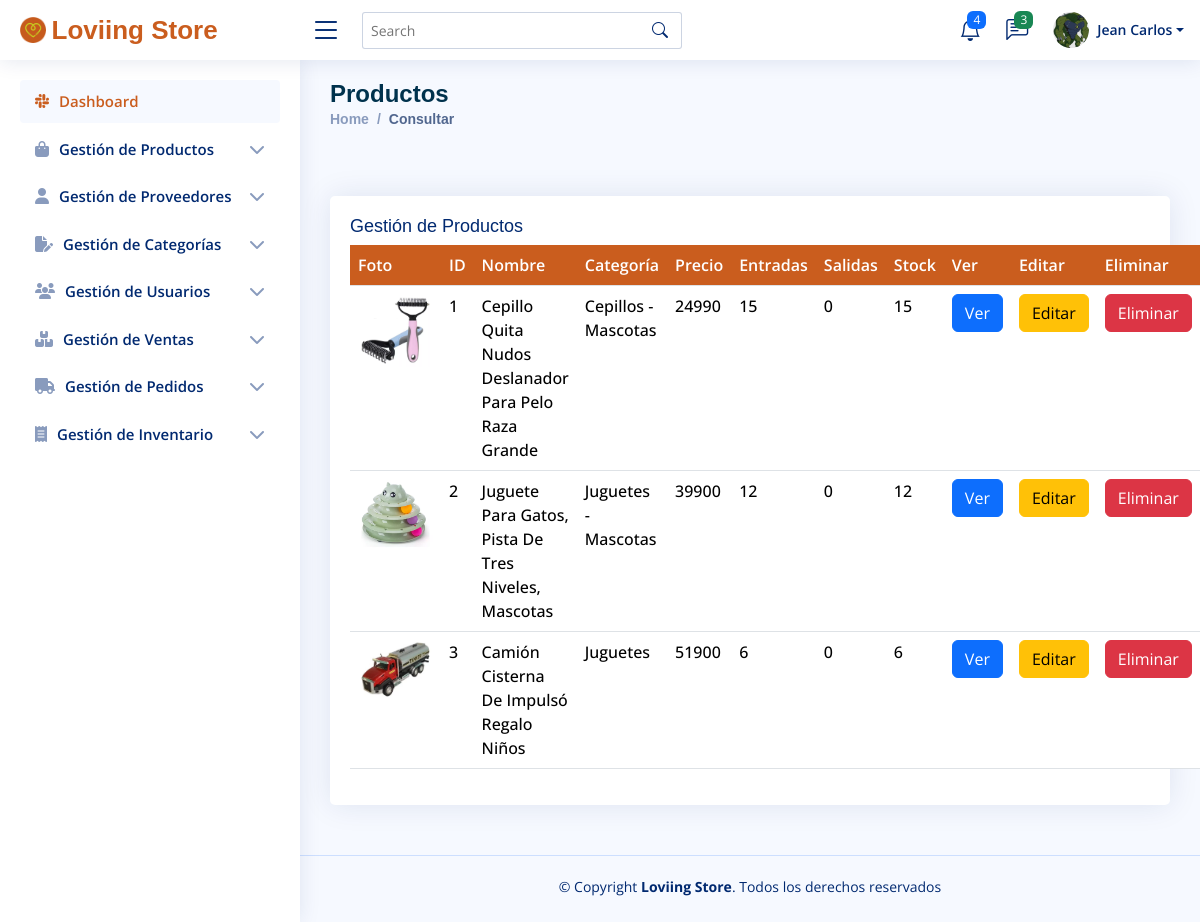
The page /Views/Administrador/consultarProductos.php (signed in) on the database its author committed.
### tables this page shows
CREATE TABLE `tbl_usuarios` (
  `id_usuario` int(11) NOT NULL,
  `nombre_usuario` varchar(100) DEFAULT NULL,
  `genero` varchar(50) DEFAULT NULL,
  `fecha_nacimiento` date DEFAULT NULL,
  `tipo_documento` varchar(50) DEFAULT NULL,
  `num_documento` varchar(50) DEFAULT NULL,
  `email_usuario` varchar(50) DEFAULT NULL,
  `clave_usuario` varchar(250) DEFAULT NULL,
  `rol_usuario` varchar(50) DEFAULT NULL,
  `estado_usuario` varchar(10) DEFAULT NULL,
  `foto_usuario` varchar(255) DEFAULT NULL,
  `fecha_creacion` date DEFAULT NULL
);

CREATE TABLE `tbl_productos` (
  `id_producto` int(11) NOT NULL,
  `cod_categoria` int(11) DEFAULT NULL,
  `nombre_producto` varchar(150) DEFAULT NULL,
  `descripcion_producto` varchar(250) DEFAULT NULL,
  `precio_producto` float NOT NULL,
  `foto1_producto` varchar(200) NOT NULL,
  `foto2_producto` varchar(255) NOT NULL,
  `foto3_producto` varchar(255) NOT NULL,
  `stock` int(11) NOT NULL
);

CREATE TABLE `tbl_categorias` (
  `id_categoria` int(11) NOT NULL,
  `nombre_categoria` varchar(100) DEFAULT NULL,
  `icono` varchar(255) NOT NULL
);

CREATE TABLE `tbl_inventario` (
  `id_inv` int(11) NOT NULL,
  `cod_producto` int(11) DEFAULT NULL,
  `entradas` int(11) DEFAULT NULL,
  `salidas` int(11) DEFAULT NULL,
  `stock` int(11) DEFAULT NULL,
  `fecha` date DEFAULT NULL
);

### Models/consultasAdmin.php (called while the page is built, shortened)
<?php
class ConsultasAdmin
{
    public function consultarUser($idUser)
    {
        $sql = "SELECT * FROM tbl_usuarios WHERE id_usuario = :idUser";
        $objConexionBd = new ConexionBd();
        $conexion = $objConexionBd->getConexion();
        $result = $conexion->prepare($sql);
        $result->bindParam(":idUser", $idUser);
        $result->execute();
        $f = $result->fetch();
        return $f;
    }
    public function consultarProductos()
    {
        $sql = "SELECT *, nombre_categoria, precio_producto, entradas, salidas, tbl_inventario.stock AS stock
        FROM tbl_productos
        INNER JOIN tbl_categorias ON tbl_productos.cod_categoria = tbl_categorias.id_categoria
        INNER JOIN tbl_inventario ON tbl_productos.id_producto = tbl_inventario.cod_producto;
";
        $objConexionBd = new ConexionBd();
        $conexion = $objConexionBd->getConexion();
        $result = $conexion->prepare($sql);
        $result->execute();
        if ($result->rowCount() == 1) {
            return $result->fetch();
        } else {
            return $result->fetchAll();
        }
    }
}

### Controllers/Administrador/tablaProductos.php (the view)
<?php
require_once ('../../Models/consultasAdmin.php');
function tablaProductos()
{
    $objConsultasAdmin = new ConsultasAdmin();
    $tabla = $objConsultasAdmin->consultarProductos();
    if (!isset($tabla)) {
        echo '
        <h2>No hay productos registrados</h2>
        ';
    } else {
        foreach ($tabla as $f) {
            echo '
            <tr>
                <td><img src="../../Uploads/Productos/' . $f["foto1_producto"] . '" width="75px"></td>
                <td>' . $f["id_producto"] . '</td>
                <td>' . $f["nombre_producto"] . '</td>
                <td>' . $f["nombre_categoria"] . '</td>
                <td>' . $f["precio_producto"] . '</td>
                <td>' . $f["entradas"] . '</td>
                <td>' . $f["salidas"] . '</td>
                <td>' . $f["stock"] . '</td>
                <td><a href="" class="btn btn-primary">Ver</a></td>
                <td><a href="editarProducto.php?idProd=' . $f["id_producto"] . '" class="btn btn-warning">Editar</a></td>
                <td><a href="../../Controllers/Administrador/eliminarProducto.php?idProd=' . $f["id_producto"] . '" class="btn btn-danger">Eliminar</a></td>
            </tr>
            ';
        }
    }
}

### Controllers/Administrador/mostrarInfoUser.php (shortened to what this page needs)
<?php
require_once('../../Models/consultasAdmin.php');
function cargarHeaderAdmin()
{
  echo '
  <header id="header" class="header fixed-top d-flex align-items-center">
    <div class="d-flex align-items-center justify-content-between">
      <a href="home.php" class="logo d-flex align-items-center">
        <img src="../Dashboard/assets/img/favicon.png" alt="">
        <span class="d-none d-lg-block logo_ls">Loviing Store</span>
      </a>
      <i class="bi bi-list toggle-sidebar-btn"></i>
    </div>
    <div class="search-bar">
      <form class="search-form d-flex align-items-center" method="POST" action="#">
        <input type="text" name="query" placeholder="Search" title="Enter search keyword">
        <button type="submit" title="Search"><i class="bi bi-search"></i></button>
      </form>
    </div>
    <nav class="header-nav ms-auto">
      <ul class="d-flex align-items-center">
        <li class="nav-item dropdown">
          <a class="nav-link nav-icon" href="#" data-bs-toggle="dropdown">
            <i class="bi bi-bell"></i>
            <span class="badge bg-primary badge-number">4</span>
          </a>
        </li>
        <li class="nav-item dropdown">
          <a class="nav-link nav-icon" href="#" data-bs-toggle="dropdown">
            <i class="bi bi-chat-left-text"></i>
            <span class="badge bg-success badge-number">3</span>
          </a>
        </li>
        ';
  cargarPerfilAdmin();
  echo '
      </ul>
    </nav>
  </header>
  ';
}
function cargarPerfilAdmin()
{
  $idUser = $_SESSION["idUser"];
  $objConsultasAdmin = new ConsultasAdmin();
  $f = $objConsultasAdmin->consultarUser($idUser);
  echo '
        <li class="nav-item dropdown pe-3">
          <a class="nav-link nav-profile d-flex align-items-center pe-0" href="#" data-bs-toggle="dropdown">
            <img src="../../Uploads/Usuarios/' . $f["foto_usuario"] . '" alt="Profile" class="rounded-circle" >
            <span class="d-none d-md-block dropdown-toggle ps-2">' . $f["nombre_usuario"] . '</span>
          </a>
          <ul class="dropdown-menu dropdown-menu-end dropdown-menu-arrow profile">
            <li class="dropdown-header">
              <h6>' . $f["nombre_usuario"] . '</h6>
              <span>' . $f["rol_usuario"] . '</span>
            </li>
            <li>
              <hr class="dropdown-divider">
            </li>
            <li>
              <a class="dropdown-item d-flex align-items-center" href="userProfileAdmin.php">
                <i class="bi bi-person"></i>
                <span>Mi perfil</span>
              </a>
            </li>
            <li>
              <hr class="dropdown-divider">
            </li>
            <li>
              <a class="dropdown-item d-flex align-items-center" href="users-profile.html">
                <i class="bi bi-gear"></i>
                <span>Configuración</span>
              </a>
            </li>
            <li>
              <hr class="dropdown-divider">
            </li>
            <li>
              <a class="dropdown-item d-flex align-items-center" href="pages-faq.html">
                <i class="bi bi-question-circle"></i>
                <span>¿Necesitas Ayuda?</span>
              </a>
            </li>
            <li>
              <hr class="dropdown-divider">
            </li>
            <li>
              <a class="dropdown-item d-flex align-items-center" href="../../Controllers/cerrarSesion.php">
                <i class="bi bi-box-arrow-right"></i>
                <span>Cerrar Sesión</span>
              </a>
            </li>
          </ul>
        </li>
    ';
}
function cargarMenuAdmin()
{
?>
  <aside id="sidebar" class="sidebar">
    <ul class="sidebar-nav" id="sidebar-nav">
      <li class="nav-item">
        <a class="nav-link " href="home.php">
          <i class="fa-brands fa-slack"></i>
          <span>Dashboard</span>
        </a>
      </li>
      <li class="nav-item">
        <a class="nav-link collapsed" data-bs-target="#GestionProductos-nav" data-bs-toggle="collapse" href="#">
          <i class="fa-solid fa-bag-shopping"></i>
          <span>Gestión de Productos</span><i class=" fa-solid fa-chevron-down ms-auto"></i>
        </a>
      </li>
      <li class="nav-item">
        <a class="nav-link collapsed" data-bs-target="#formacion-nav" data-bs-toggle="collapse" href="#">
          <i class="fa-solid fa-user"></i>
          <span>Gestión de Proveedores</span><i class="fa-solid fa-chevron-down ms-auto"></i>
        </a>
      </li>
      <li class="nav-item">
        <a class="nav-link collapsed" data-bs-target="#GestionCategorias-nav" data-bs-toggle="collapse" href="#">
          <i class="fa-solid fa-file-pen"></i>
          <span>Gestión de Categorías</span><i class="fa-solid fa-chevron-down ms-auto"></i>
        </a>
      </li>
      <li class="nav-item">
        <a class="nav-link collapsed" data-bs-target="#GestionUsuarios-nav" data-bs-toggle="collapse" href="#">
          <i class="fa-solid fa-users"></i>
          <span>Gestión de Usuarios</span><i class="fa-solid fa-chevron-down ms-auto"></i>
        </a>
      </li>
      <li class="nav-item">
        <a class="nav-link collapsed" data-bs-target="#GestionVentas-nav" data-bs-toggle="collapse" href="#">
          <i class="fa-solid fa-boxes-stacked"></i>
          <span>Gestión de Ventas</span><i class="fa-solid fa-chevron-down ms-auto"></i>
        </a>
      </li>
      <li class="nav-item">
        <a class="nav-link collapsed" data-bs-target="#Pedidos-nav" data-bs-toggle="collapse" href="#">
          <i class="fa-solid fa-truck"></i>
          <span>Gestión de Pedidos</span><i class="fa-solid fa-chevron-down ms-auto"></i>
        </a>
      </li>
      <li class="nav-item">
        <a class="nav-link collapsed" data-bs-target="#Inventario-nav" data-bs-toggle="collapse" href="#">
          <i class="fa-solid fa-receipt"></i>
          <span>Gestión de Inventario</span><i class="fa-solid fa-chevron-down ms-auto"></i>
        </a>
      </li>
  </aside>
<?php
}
function cargarFooterAdmin()
{
  echo '
  <footer id="footer" class="footer">
    <div class="copyright">
      &copy; Copyright <strong><span>Loviing Store</span></strong>. Todos los derechos reservados
    </div>
    <div class="credits">
    </div>
  </footer>
  ';
}
?>

### Views/Dashboard/assets/css/style.css (style rules this page uses)
:root { scroll-behavior: smooth; --primary-color: #ca5d1e; --secondary-color: #c8cc21; --complementary-color1: #ffffff; --font-size-titulos-h1: 48px; --font-size-titulos-h2: 40px; --font-size-titulos-h3: 32px; --font-size-titulos-h4: 24px; --font-size-parrafos: 24px; --tipografia-titulos: "Open Sans", sans-serif --tipografia-parrafos: "Borel", cursive;; }
body { font-family: "Open Sans", sans-serif; background: #f6f9ff; color: #444444; }
a { color: var(--primary-color); text-decoration: none; }
.logo { line-height: 1; }
@media (min-width: 1200px) { .logo { width: 280px; } }
.logo img { max-height: 26px; margin-right: 6px; }
.logo span { font-size: 26px; font-weight: 700; color: var(--primary-color); font-family: "Work Sans", sans-serif; }
.header { transition: all 0.5s; z-index: 997; height: 60px; box-shadow: 0px 2px 20px rgba(1, 41, 112, 0.1); background-color: #fff; padding-left: 20px; }
.header .toggle-sidebar-btn { font-size: 32px; padding-left: 10px; cursor: pointer; color: #012970; }
.header .search-bar { min-width: 360px; padding: 0 20px; }
.header .search-form { width: 100%; }
.header .search-form input { border: 0; font-size: 14px; color: #012970; border: 1px solid rgba(1, 41, 112, 0.2); padding: 7px 38px 7px 8px; border-radius: 3px; transition: 0.3s; width: 100%; }
.header .search-form button { border: 0; padding: 0; margin-left: -30px; background: none; }
.header .search-form button i { color: #012970; }
.header-nav ul { list-style: none; }
.header-nav>ul { margin: 0; padding: 0; }
.header-nav .nav-icon { font-size: 22px; color: #012970; margin-right: 25px; position: relative; }
.header-nav .nav-profile { color: #012970; }
.header-nav .nav-profile img { max-height: 36px; }
.header-nav .nav-profile span { font-size: 14px; font-weight: 600; }
.header-nav .badge-number { position: absolute; inset: -2px -5px auto auto; font-weight: normal; font-size: 12px; padding: 3px 6px; }
.sidebar { position: fixed; top: 60px; left: 0; bottom: 0; width: 300px; z-index: 996; transition: all 0.3s; padding: 20px; overflow-y: auto; scrollbar-width: thin; scrollbar-color: #aab7cf transparent; box-shadow: 0px 0px 20px rgba(1, 41, 112, 0.1); background-color: #fff; }
@media (min-width: 1200px) { #main, #footer { margin-left: 300px; } }
.sidebar-nav { padding: 0; margin: 0; list-style: none; }
.sidebar-nav li { padding: 0; margin: 0; list-style: none; }
.sidebar-nav .nav-item { margin-bottom: 5px; }
.sidebar-nav .nav-link { display: flex; align-items: center; font-size: 15px; font-weight: 600; color: var(--primary-color); transition: 0.3; background: #f6f9ff; padding: 10px 15px; border-radius: 4px; }
.sidebar-nav .nav-link i { font-size: 16px; margin-right: 10px; color: var(--primary-color); }
.sidebar-nav .nav-link.collapsed { color: #012970; background: #fff; }
.sidebar-nav .nav-link.collapsed i { color: #899bbd; }
.sidebar-nav .nav-link .fa-chevron-down { margin-right: 0; transition: transform 0.2s ease-in-out; }
.footer { padding: 20px 0; font-size: 14px; transition: all 0.3s; border-top: 1px solid #cddfff; }
.footer .copyright { text-align: center; color: #012970; }
.footer .credits { padding-top: 5px; text-align: center; font-size: 13px; color: #012970; }
.card .tabla-consultar td { font-family: var(--tipografia-parrafos); font-weight: 500; }

### Views/Dashboard/assets/css/styleformularios.css (style rules this page uses)
:root { scroll-behavior: smooth; --primary-color: #ca5d1e; --secondary-color: #c8cc21; --complementary-color1: #ffffff; --font-size-titulos-h1: 48px; --font-size-titulos-h2: 40px; --font-size-titulos-h3: 32px; --font-size-titulos-h4: 24px; --font-size-parrafos: 24px; --tipografia-titulos: "Open Sans", sans-serif --tipografia-parrafos: "Borel", cursive;; }

### Views/Dashboard/assets/css/styleRegistros.css (style rules this page uses)
:root { scroll-behavior: smooth; --primary-color: #ca5d1e; --secondary-color: #c8cc21; --complementary-color1: #ffffff; --font-size-titulos-h1: 48px; --font-size-titulos-h2: 40px; --font-size-titulos-h3: 32px; --font-size-titulos-h4: 24px; --font-size-parrafos: 24px; --tipografia-titulos: "Open Sans", sans-serif --tipografia-parrafos: "Borel", cursive;; }

### rows shown on the page
tbl_usuarios: foto_usuario (picture), nombre_usuario "Jean Carlos"
tbl_productos: foto1_producto (picture), id_producto "1", nombre_producto "Cepillo Quita Nudos Deslanador Para Pelo Raza Grande", cod_categoria.nombre_categoria "Cepillos - Mascotas", precio_producto "24990", tbl_inventario.entradas "15", tbl_inventario.salidas "0", tbl_inventario.stock "15"
tbl_productos: foto1_producto (picture), id_producto "2", nombre_producto "Juguete Para Gatos, Pista De Tres Niveles, Mascotas", cod_categoria.nombre_categoria "Juguetes - Mascotas", precio_producto "39900", tbl_inventario.entradas "12", tbl_inventario.salidas "0", tbl_inventario.stock "12"
tbl_productos: foto1_producto (picture), id_producto "3", nombre_producto "Camión Cisterna De Impulsó Regalo Niños", cod_categoria.nombre_categoria "Juguetes", precio_producto "51900", tbl_inventario.entradas "6", tbl_inventario.salidas "0", tbl_inventario.stock "6"
